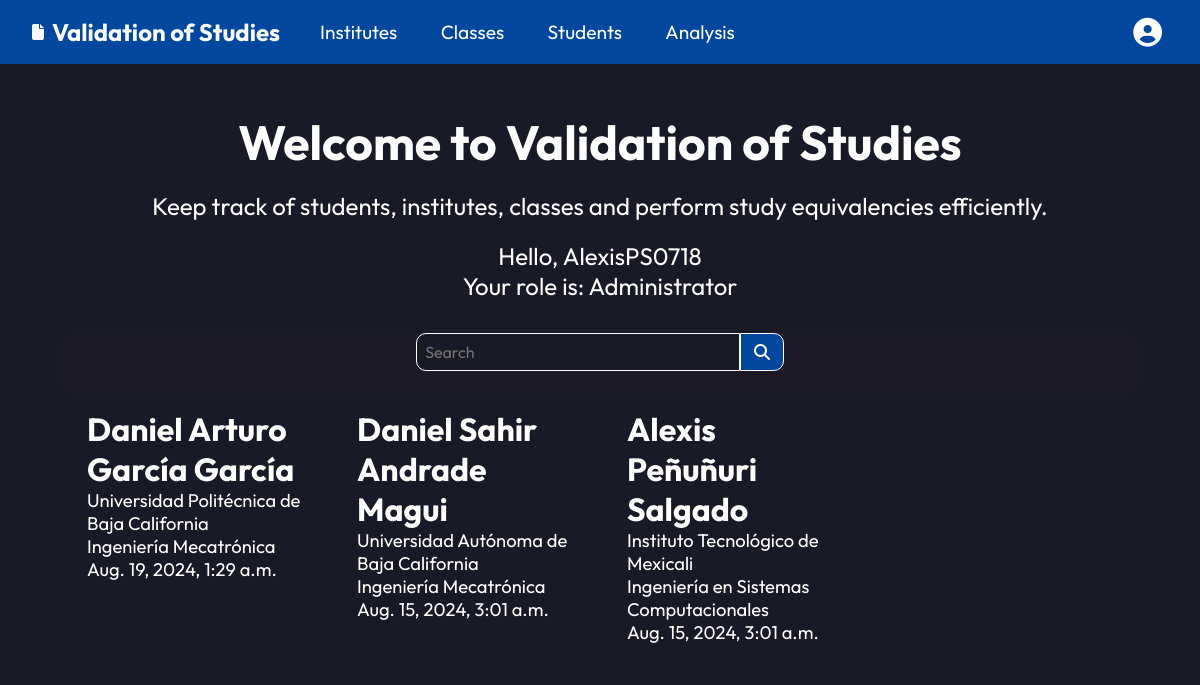
The app's page /welcome/ (signed in) with its own data.
### accounts/models.py (models this page shows)
class CustomUser(AbstractUser):
  role = models.ForeignKey(
    Role,
    on_delete=models.CASCADE,
    blank=True, null=True
  )

class Role(models.Model):
  name = models.CharField(max_length=128)
  description = models.CharField(max_length=256)
  def __str__(self):
    return self.name

### students/models.py (models this page shows, shortened)
class Student(models.Model):
  institute = models.ForeignKey(
    Institute,
    on_delete=models.CASCADE,
    blank=True, null=True
  )
  career = models.ForeignKey(
    Career,
    on_delete=models.CASCADE,
    blank=True, null=True
  )
  first_name = models.CharField(max_length=128)
  paternal_surname = models.CharField(max_length=128)
  maternal_surname = models.CharField(max_length=128)
  street_and_number = models.CharField(max_length=256)
  neighborhood = models.CharField(max_length=256)
  zip_code = models.IntegerField()
  municipality = models.CharField(max_length=128)
  city = models.CharField(max_length=128)
  state = models.CharField(max_length=128)
  phone_number = models.IntegerField()
  nationality = models.CharField(max_length=128)
  sex = models.CharField(max_length=1)
  level = models.CharField(max_length=128)
  area = models.CharField(max_length=128)
  created_at = models.DateTimeField(auto_now_add=True)

### institutes/models.py (models this page shows, shortened)
class Institute(models.Model):
  name = models.CharField(max_length=128)
  republic_state = models.CharField(max_length=128)
  def __str__(self):
    return self.name

class Career(models.Model):
  institute = models.ForeignKey(
    Institute,
    on_delete=models.CASCADE,
    blank=True, null=True
  )
  name = models.CharField(max_length=128)
  is_engineering = models.BooleanField(default=0)
  def __str__(self):
    return self.name

### pages/views.py (the view)
# urls.py: path("welcome/", views.WelcomePageView.as_view(), name="index"),
class WelcomePageView(LoginRequiredMixin, UserPassesTestMixin, TemplateView):
  template_name = "pages/index.html"
  def test_func(self):
    user_role = self.request.user.role
    return user_role.name == "Administrator"
  def get_context_data(self, **kwargs):
    context = super().get_context_data(**kwargs)
    context["student_list"] = (
      Student.objects
      .order_by("-created_at")
    )
    return context

### templates/pages/index.html (shortened to what this page needs)
{% extends 'base.html' %}
{% load static %}
{% block content %}
<div class="welcome-user">
  <h2>Welcome to <br class="welcome-space"> Validation of Studies</h2>
  <p>Keep track of students, institutes, classes and perform study equivalencies efficiently.</p>
  <br>
  <p>Hello, {{ user.username }}</p>
  <p>Your role is: {{ user.role }}</p>
</div>
<form action="" class="search-container">
  <input type="search" name="" id="" placeholder="Search">
  <button type="submit"><i class="fa-solid fa-magnifying-glass"></i></button>
</form>
<div class="cards-container">
  {% for student in student_list %}
  <a href="{% url 'request' student.id %}" class="student-card">
    <h3>{{ student.first_name }} {{ student.paternal_surname }} {{ student.maternal_surname }}</h3>
    <p>{{ student.institute }}</p>
    <p>{{ student.career }}</p>
    <p>{{ student.created_at }}</p>
  </a>
  {% endfor %}
</div>
{% endblock content %}

### static/css/base.css (style rules this page uses)
:root { --primary-color: #00489F; --primary-color-hover: #0B4FA1; --primary-color-2: #3D86E6; --secondary-color: #27AAE1; --secondary-color-2: #E94023; --special-element: #E5D100; --light-color: #FFFFFF; --dark-color: #1C1A26; --gray-color: #8F8E94; --background-color: #181A27; --background-color-hover: #1D1F2C; --surface-color: #1C1A26; --outfit-font: "Outfit", sans-serif; }
* { margin: 0; border: 0; font-family: var(--outfit-font); }
html { background-color: var(--background-color); font-size: 16px; scroll-behavior: smooth; }
body { display: flex; flex-direction: column; min-height: 100vh; }
html, body { max-width: 100vw; overflow-x: hidden; }
h2 { font-size: 2.25rem; }
h3 { font-size: 2rem; }
h1, h2, h3, h4 { font-weight: bold; color: var(--light-color); }
p { font-size: 1.15rem; color: var(--light-color); }
a { text-decoration: none; }
input { color-scheme: dark; }
form { display: flex; background-color: var(--surface-color); border: 1px solid var(--light-color); border-radius: 15px; }
form input, form select { background-color: var(--surface-color); font-size: 1rem; color: var(--light-color); border: 1px solid var(--light-color); border-radius: 10px; margin-bottom: 1.5rem; padding: 0.5rem; width: 20rem; }

### static/css/index.css (style rules this page uses)
.welcome-user { text-align: center; margin-top: 3rem; }
.welcome-user h2 { font-size: 3rem; margin-bottom: 1.2rem; }
.welcome-user p { font-size: 1.5rem; }
.search-container { display: flex; justify-content: center; align-items: flex-start; margin-top: 2rem; border: 0; }
.search-container input { background-color: var(--background-color); border-radius: 10px 0 0 10px; margin-bottom: 1.5rem; padding: 0.5rem; width: 30%; }
.search-container input, .search-container button { font-size: 1rem; color: var(--light-color); border: 1px solid var(--light-color); }
.search-container button { background-color: var(--primary-color); border-radius: 0 10px 10px 0; padding: 0.5rem 0.8rem 0.5rem 0.8rem; }
.cards-container { display: grid; grid-template-columns: repeat(4, 1fr); row-gap: 1.2rem; justify-items: center; }
.student-card { display: block; border: 1px solid var(--background-color); padding: 0.8rem; width: 18vw; }

### records on screen
CustomUser: username "AlexisPS0718", role "Administrator"
Student: first_name "Daniel Arturo", paternal_surname "García", maternal_surname "García", institute "Universidad Politécnica de Baja California", career "Ingeniería Mecatrónica", created_at "Aug. 19, 2024, 1:29 a.m."
Student: first_name "Daniel Sahir", paternal_surname "Andrade", maternal_surname "Magui", institute "Universidad Autónoma de Baja California", career "Ingeniería Mecatrónica", created_at "Aug. 15, 2024, 3:01 a.m."
Student: first_name "Alexis", paternal_surname "Peñuñuri", maternal_surname "Salgado", institute "Instituto Tecnológico de Mexicali", career "Ingeniería en Sistemas Computacionales", created_at "Aug. 15, 2024, 3:01 a.m."
